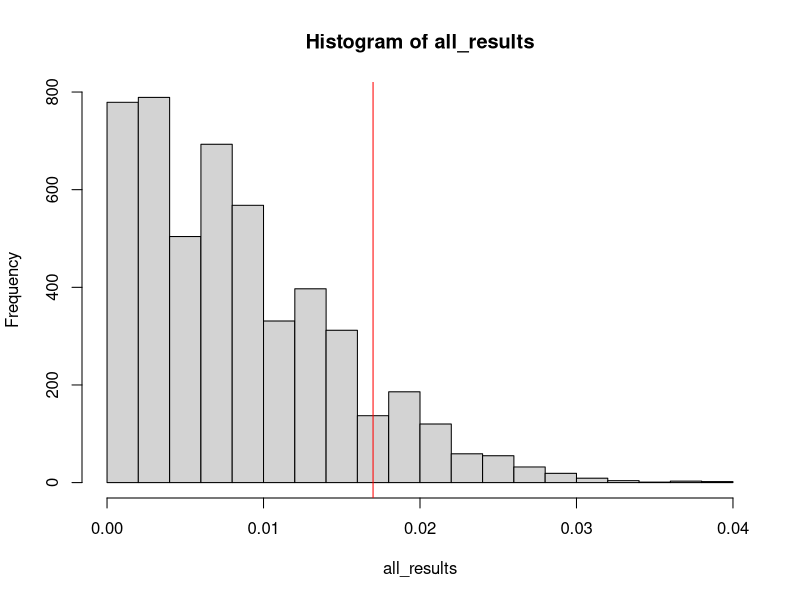

This chart was generated by the following R code:

n_sim = 5000

my_viewsA = 98
my_viewsB = 162
all_views = my_viewsA + my_viewsB

n_impsA = 1000
n_impsB = 2000
all_imps = n_impsA + n_impsB

my_diff = abs(my_viewsA/n_impsA - my_viewsB/n_impsB)

all_results = rep(0, n_sim)

for (cur_sim in 1:n_sim){
  
  pool = c(rep(1, all_views), rep(0, all_imps - all_views))
  
  impsA = sample(pool, n_impsA, replace=FALSE)
  viewsA = sum(impsA)
  viewsB = all_views - viewsA
  
  diff = abs(viewsA/n_impsA - viewsB/n_impsB)
  all_results[cur_sim] = diff
  
}

hist(all_results)
abline(v = my_diff, col="red")
print(sum(all_results >= my_diff)/n_sim)